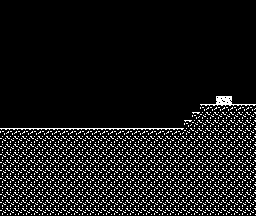

A level layout from a 2D game, rendered from its tile map. Below: a short description, then the map file with tile-grid data replaced by summaries:
An orthogonal 32x27 tile map with 8x8 px tiles, 5 tile layers (platform, platform_purple, platform_green, platform_red, ...) and 2 objects (player, gate).

<map version="1.10" tiledversion="1.12.0" orientation="orthogonal" renderorder="right-down" width="32" height="27" tilewidth="8" tileheight="8" infinite="0" nextlayerid="8" nextobjectid="4">
 <tileset firstgid="1" name="tileset" tilewidth="8" tileheight="8" tilecount="256" columns="16">
  <image source="../../tileset.png" width="128" height="128" />
 </tileset>
 <layer id="2" name="platform" width="32" height="27">
  <data>[864 cells, 378 non-empty, 3 distinct tile ids]</data>
 </layer>
 <layer id="3" name="platform_purple" width="32" height="27">
  <data>[864 cells, 0 non-empty, 0 distinct tile ids]</data>
 </layer>
 <layer id="4" name="platform_green" width="32" height="27">
  <data>[864 cells, 0 non-empty, 0 distinct tile ids]</data>
 </layer>
 <layer id="5" name="platform_red" width="32" height="27">
  <data>[864 cells, 0 non-empty, 0 distinct tile ids]</data>
 </layer>
 <layer id="6" name="platform_cream" width="32" height="27">
  <data>[864 cells, 0 non-empty, 0 distinct tile ids]</data>
 </layer>
 <objectgroup id="7" name="entities">
  <object id="2" type="player" gid="77" x="16" y="112" width="8" height="8" />
  <object id="3" type="gate" gid="58" x="224" y="91" width="8" height="8" />
 </objectgroup>
</map>
